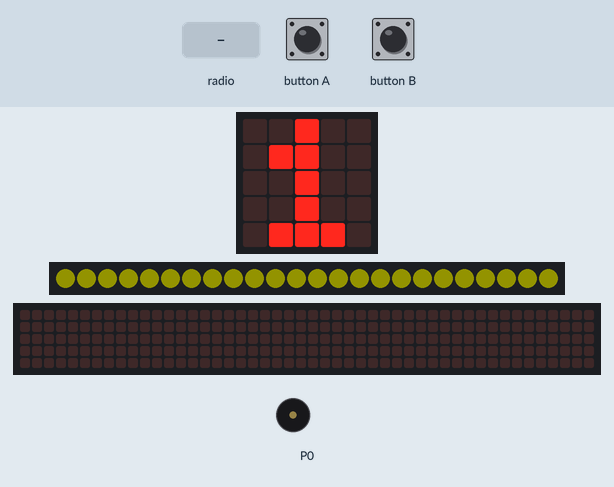
A program run on a simulated BBC micro:bit (MakeCode). On the bench: the board's 5×5 LED display, 24 RGB LEDs in strip order, left to right, a strip that is not on the board, showing the scrolling text unrolled, buzzer (waves = sounding). The inputs (shaded band) are chosen by the test bench. Dim RGB values are drawn brighter than linear; the 48×5 strip is a reading aid, not a part: it shows the text the display is scrolling, unrolled, one strip-width of it at a time.

Above: at 1.9 s.
2.0 s: radio message "1" arrives
At 2.1 s:
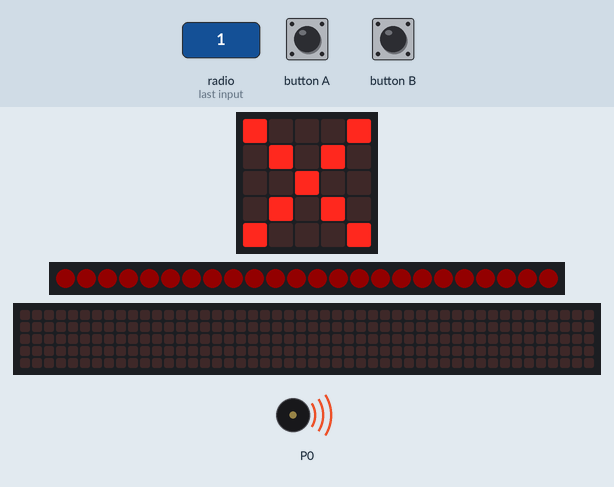
3.9 s: button A pressed for 0.15 s
At 4.31 s:
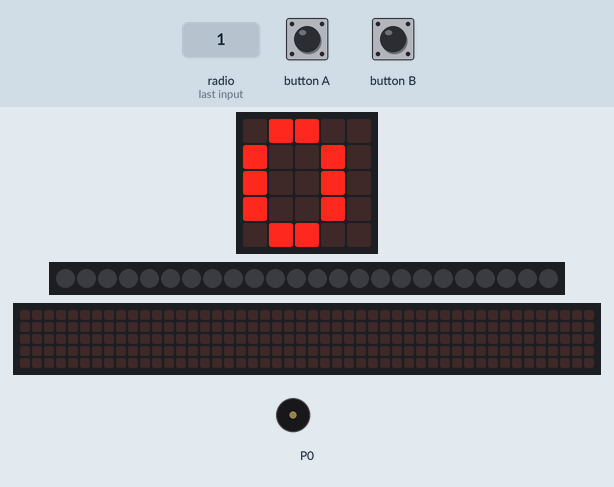
5.9 s: button A pressed for 0.15 s
At 6.12 s:
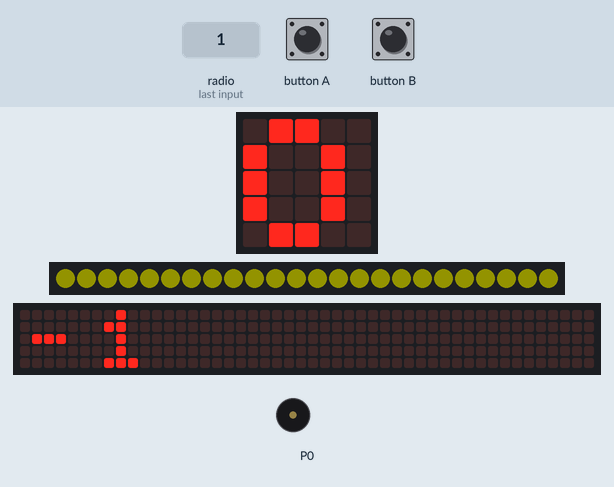
6.6 s: radio message "1" arrives
At 9.05 s:
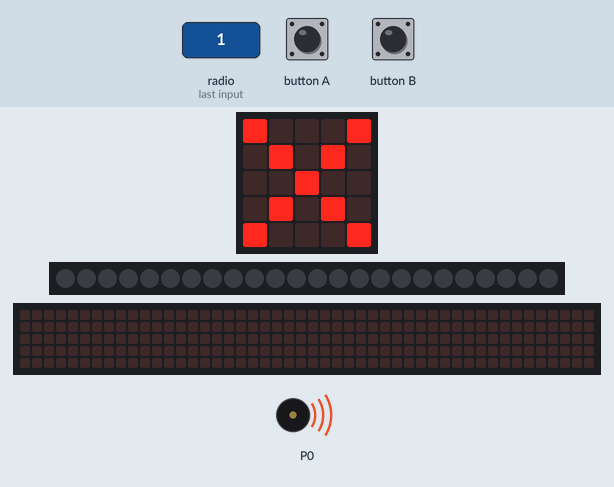
9.6 s: button B pressed for 0.15 s
At 10.05 s:
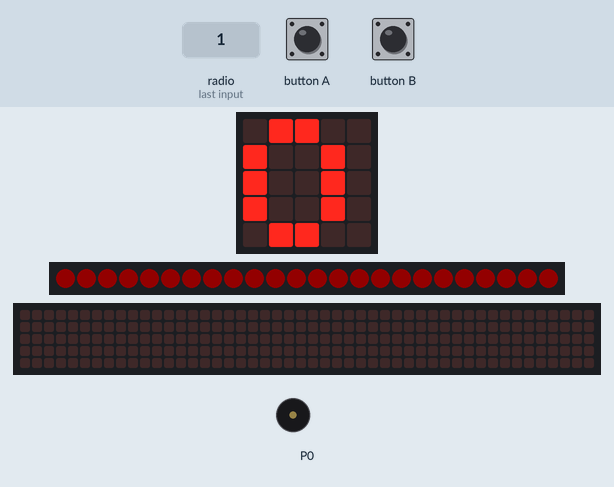
10.3 s: button A pressed for 0.15 s
At 17.1 s:
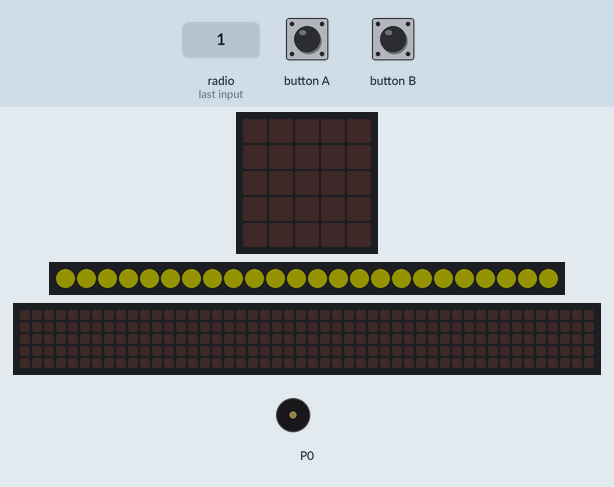
Timing chart, 0 to 17.4 s (numbered marks = the images above; inputs shaded):
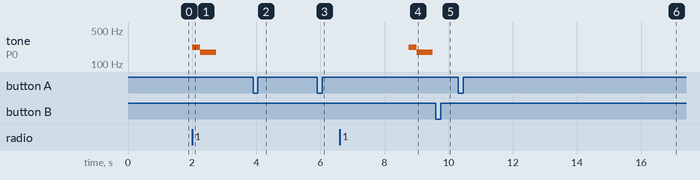

The program:

main.ts
```typescript
function oppsettOppgaver () {
    radioNivå1 = 146
    radioNivå2 = 128
    radioNivå3 = 132
    radioNivå4 = 115
    radioNivå5 = 153
    kodeord1 = "VITENSENTER"
    kodeord2 = "INDIA"
    kodeord3 = "ELEMENTÆRPARTIKKEL"
    kodeord4 = "NEWTON"
    kodeord5 = "MASKINIST"
}
function nivåFullført () {
    basic.showIcon(IconNames.Yes, 0)
music.beginMelody([
        "C5:1", "G5:6"
    ], MelodyOptions.Once)
for (let index = 0; index < 6; index++) {
        strip.showColor(neopixel.colors(NeoPixelColors.Green))
        basic.pause(200)
        strip.clear()
        strip.show()
        basic.pause(200)
    }
    strip.showColor(neopixel.colors(NeoPixelColors.Yellow))
    nivå += 1
}
function settRadiogruppeNivå () {
    if (nivå == 1) {
        radio.setGroup(radioNivå1)
    } else if (nivå == 2) {
        radio.setGroup(radioNivå2)
    } else if (nivå == 3) {
        radio.setGroup(radioNivå3)
    } else if (nivå == 4) {
        radio.setGroup(radioNivå4)
    } else if (nivå == 5) {
        radio.setGroup(radioNivå5)
    }
    basic.showNumber(nivå)
}
input.onButtonPressed(Button.A, function () {
    nivå += -1
    settRadiogruppeNivå()
})
function spillFullført () {
    basic.showIcon(IconNames.Heart, 0)
music.beginMelody([
        "C4:1", "E4:1", "G4:1", "C5:2",
        "G4:1", "C5:4"
    ], MelodyOptions.Once)
strip.showRainbow(1, 360)
    for (let index = 0; index < 240; index++) {
        strip.rotate(1)
        strip.show()
        basic.pause(20)
    }
}
radio.onReceivedString(function (receivedString) {
    if (nivå == 1 && receivedString == kodeord1) {
        nivåFullført()
    } else if (nivå == 2 && receivedString == kodeord2) {
        nivåFullført()
    } else if (nivå == 3 && receivedString == kodeord3) {
        nivåFullført()
    } else if (nivå == 4 && receivedString == kodeord4) {
        nivåFullført()
    } else if (nivå == 5 && receivedString == kodeord5) {
        spillFullført()
    } else {
        nivåFeilet()
    }
    settRadiogruppeNivå()
})
input.onButtonPressed(Button.B, function () {
    nivå += 1
    settRadiogruppeNivå()
})
function nivåFeilet () {
    basic.showIcon(IconNames.No, 0)
music.beginMelody([
        "A3:2", "F3:4"
    ], MelodyOptions.Once)
for (let index = 0; index < 6; index++) {
        strip.showColor(neopixel.colors(NeoPixelColors.Red))
        basic.pause(200)
        strip.clear()
        strip.show()
        basic.pause(200)
    }
    strip.showColor(neopixel.colors(NeoPixelColors.Yellow))
}
let kodeord5 = ""
let kodeord4 = ""
let kodeord3 = ""
let kodeord2 = ""
let kodeord1 = ""
let radioNivå5 = 0
let radioNivå4 = 0
let radioNivå3 = 0
let radioNivå2 = 0
let radioNivå1 = 0
let nivå = 0
let strip: neopixel.Strip = null
strip = neopixel.create(DigitalPin.P12, 24, NeoPixelMode.RGB)
nivå = 1
oppsettOppgaver()
settRadiogruppeNivå()
strip.setBrightness(20)
strip.showColor(neopixel.colors(NeoPixelColors.Yellow))
```

test.ts
```typescript
// testene settes inn her; disse vil ikke kompilert så lenge denne pakken blir brukt som en utvidelse.
```

Measured:
- after the input at 2.0 s, tone on P0: silent → 220 Hz at once, → 175 Hz 0.26 s later, → silent 0.50 s later; the display: first differs from a run without the input at once (image 1)
- after the input at 3.9 s, the display: first differs from a run without the input after 0.15 s (image 2 shows a later state)
- after the input at 5.9 s, the display: changes after 0.15 s (image 3)
- after the input at 6.6 s, tone on P0: silent → 220 Hz after 2.2 s, → 175 Hz 0.26 s later, → silent 0.50 s later; the display: first differs from a run without the input after 2.2 s (image 4 shows a later state)
- after the input at 9.6 s, the display: first changes after 0.16 s (image 5 shows a later state)
- after the input at 10.3 s, the display: first differs from a run without the input after 0.20 s (image 6 shows a later state)
